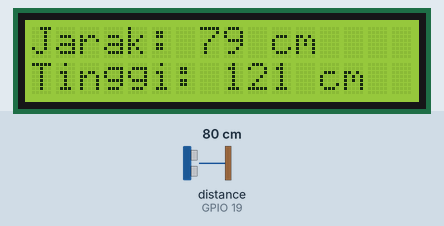
This sketch was run on a simulated ESP32. Parts: 16×2 character LCD. Wiring (inferred from the names in the program): ultrasonic range finder: trigger GPIO 23; echo GPIO 19. The inputs (shaded band) are chosen by the test bench; at power-on: distance to the obstacle (sensor on GPIO 19) 80 cm. The echo pulse lasts 58.3 µs per cm; what the sketch prints to the serial monitor is not drawn.

Above: at 2.2 s.
2.3 s: distance to the obstacle (sensor on GPIO 19) set to 299 cm
At 4.1 s:
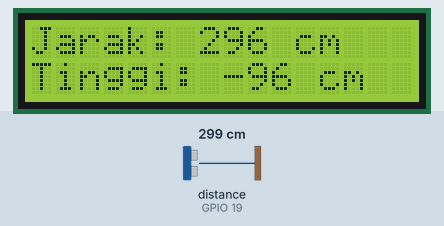
5.4 s: distance to the obstacle (sensor on GPIO 19) set to 2 cm
At 6.6 s:
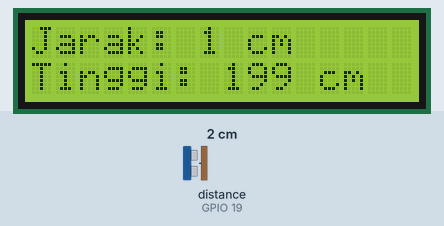
6.9 s: distance to the obstacle (sensor on GPIO 19) set to 4 cm
At 7.4 s:
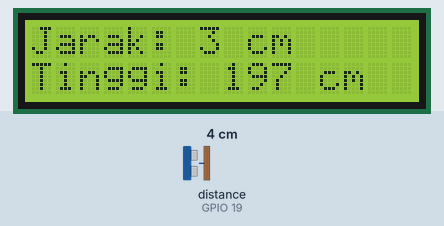
Timing chart, 0 to 9.9 s (numbered marks = the images above; inputs shaded):
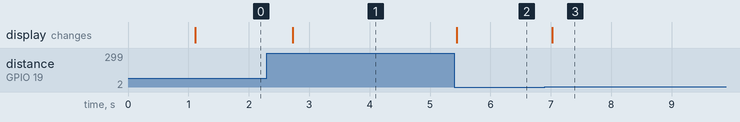

The sketch:

ultrasonic.ino
```cpp
#include <Wire.h>
#include <LiquidCrystal_I2C.h>

#define TRIG_PIN 23
#define ECHO_PIN 19

//Ultrasonic distance sensor di esp32

LiquidCrystal_I2C lcd(0x27, 16, 2);   // ganti ke 0x3F jika LCD kamu pakai 0x3F

int tinggi_sensor_cm = 200; // tinggi sensor dari lantai (ubah sesuai pemasangan)

void setup() {
  Serial.begin(115200);

  pinMode(TRIG_PIN, OUTPUT);
  pinMode(ECHO_PIN, INPUT);

  // ==== I2C Boots ====
  Wire.begin(21, 22);  // SDA=21, SCL=22
  lcd.init();
  lcd.backlight();

  lcd.setCursor(0,0);
  lcd.print("Ultrasonic Ready");
  delay(1000);
}

long bacaJarak() {
  digitalWrite(TRIG_PIN, LOW);
  delayMicroseconds(2);
  digitalWrite(TRIG_PIN, HIGH);
  delayMicroseconds(10);
  digitalWrite(TRIG_PIN, LOW);

  long duration = pulseIn(ECHO_PIN, HIGH);
  long distance = duration * 0.034 / 2;

  return distance;
}

void loop() {
  long jarak_kepala = bacaJarak();
  int tinggi_badan = tinggi_sensor_cm - jarak_kepala;

  lcd.clear();
  lcd.setCursor(0,0);
  lcd.print("Jarak: ");
  lcd.print(jarak_kepala);
  lcd.print(" cm");

  lcd.setCursor(0,1);
  lcd.print("Tinggi: ");
  lcd.print(tinggi_badan);
  lcd.print(" cm");

  Serial.print("Tinggi Badan: ");
  Serial.print(tinggi_badan);
  Serial.println(" cm");

  delay(500);
}
```

Measured:
- after the input at 2.3 s, the display: changes after 0.43 s (image 1)
- after the input at 5.4 s, the display: changes at once (image 2)
- after the input at 6.9 s, the display: changes after 0.13 s (image 3)
